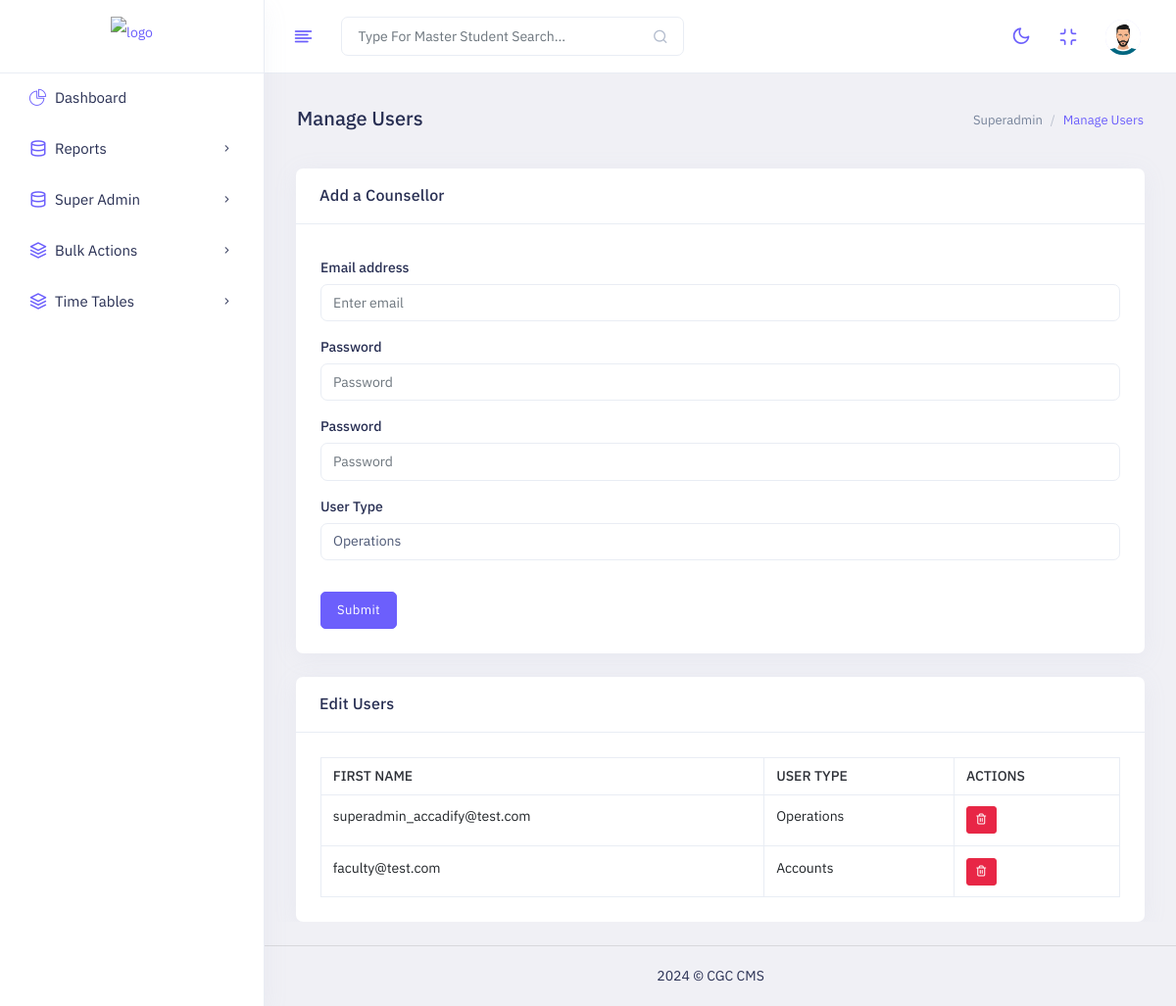
The page /erp/manage-counsellors.php (signed in) on the database its author committed.
### tables this page shows
CREATE TABLE `users` (
  `id` int(11) NOT NULL,
  `empid` varchar(4) NOT NULL,
  `number` varchar(15) NOT NULL,
  `uid` varchar(50) NOT NULL,
  `email` varchar(50) NOT NULL,
  `pemail` varchar(60) NOT NULL,
  `username` varchar(50) NOT NULL,
  `password` varchar(50) NOT NULL,
  `usertype` varchar(50) NOT NULL,
  `active` int(11) NOT NULL DEFAULT '1',
  `lastlogin` varchar(100) NOT NULL,
  `profilepic` varchar(100) DEFAULT NULL,
  `CC` text NOT NULL,
  `faculty` longtext,
  `collegeid` text NOT NULL,
  `depid` text NOT NULL,
  `dob` varchar(15) NOT NULL,
  `ptuid` varchar(25) NOT NULL,
  `joinedon` varchar(30) NOT NULL,
  `gender` varchar(10) NOT NULL
);

### erp/conn.php (called while the page is built, shortened)
<?php
class db {
    public function mconnect() {
        try {
            $conn = new PDO("mysql:host=mysql_db.local;dbname=accadify", "root", "root");
            $conn->setAttribute(PDO::ATTR_ERRMODE, PDO::ERRMODE_EXCEPTION);
            return $conn;
        }
        catch(PDOException $e) {
            return $e->getMessage();
        }
    }
}

### erp/manage-counsellors.php (the view, shortened to what this page needs)
<?php
require_once 'conn.php';
$conn = new Db;
?>
<!doctype html>
<html lang="en" dir="ltr">
<head>
    <link id="style" href="../assets/plugins/bootstrap/css/bootstrap.min.css" rel="stylesheet">
     <link href="../assets/css/style.css" rel="stylesheet">
    <link href="../assets/css/plugins.css" rel="stylesheet">
    <link href="../assets/css/icons.css" rel="stylesheet">
    <link href="../assets/switcher/css/switcher.css" rel="stylesheet">
    <link href="../assets/switcher/demo.css" rel="stylesheet">
</head>
<body class="app sidebar-mini ltr light-mode">
    <div class="page">
        <div class="page-main">
            <?php include 'header.php' ?>
            <?php include 'sidebar.php' ?>
            <div class="main-content app-content mt-0">
                <div class="side-app">
                    <div class="main-container container-fluid">
                        <div class="page-header">
                            <h1 class="page-title">Manage Users</h1>
                            <div>
                                <ol class="breadcrumb">
                                    <li class="breadcrumb-item"><a href="#">Superadmin</a></li>
                                    <li class="breadcrumb-item active" aria-current="page">Manage Users</li>
                                </ol>
                            </div>
                        </div>
                        <div class="card">
                            <div class="card-header">
                                <h4 class="card-title">Add a Counsellor</h4>
                            </div>
                            <div class="card-body">
                                <form method="POST" action="../assets/backend/adduser.php">
                                    <div class="">
                                        <div class="form-group">
                                            <label for="exampleInputEmail1" class="form-label">Email address</label>
                                            <input name="email" type="email" class="form-control" id="exampleInputEmail1" placeholder="Enter email" autocomplete="username">
                                        </div>
                                        <div class="form-group">
                                            <label for="exampleInputPassword1" class="form-label">Password</label>
                                            <input name="password" type="password" class="form-control" id="exampleInputPassword1" placeholder="Password" autocomplete="new-password">
                                        </div>
                                        <div class="form-group">
                                            <label for="exampleInputPassword1" class="form-label">Password</label>
                                            <input name="password" type="password" class="form-control" id="exampleInputPassword1" placeholder="Password" autocomplete="new-password">
                                        </div>
                                        <div class="form-group">
                                            <label class="form-label">User Type</label>
                                            <select name="usertype" class="form-control" data-placeholder="Choose one" tabindex="-1" aria-hidden="true">
                                                    <option value="1">Operations</option>
                                                </select>
                                        </div>
                                    </div>
                                    <button class="btn btn-primary mt-4 mb-0" type="submit" name="submit">Submit</button>
                                </form>
                            </div>
                        </div>
                        <div class="card">
                                    <div class="card-header">
                                        <h3 class="card-title">Edit Users</h3>
                                    </div>
                                    <div class="card-body">
                                        <div class="table-responsive">
                                            <table class="table table-bordered border text-nowrap mb-0" id="basic-edit">
                                                <thead>
                                                    <tr>
                                                        <th>First name</th>
                                                        <th>User Type</th>
                                                    <th name="bstable-actions">Actions</th></tr>
                                                </thead>
                                                <tbody>
                                                        <?php
                                                        $sql = "SELECT * FROM `users`";
                                                        $query = $conn->mconnect()->prepare($sql);
                                                        $query->execute();
                                                        $row = $query->fetchAll(PDO::FETCH_ASSOC);
                                                        foreach ($row as $key => $value) {
                                                            ?>
                                                                <tr style='position:relative;'>
                                                                <td><?php echo $value["email"]; ?></td>
                                                                <?php
                                                                $utype="";
                                                                switch ($value["usertype"]) {
                                                                    case '1':
                                                                        $utype = "Operations";
                                                                        break;
                                                                    case '2':
                                                                        $utype = "Accounts";
                                                                        break;
                                                                }
                                                                ?>
                                                                <td><?php echo $utype; ?></td>
                                                                <td name="bstable-actions"><div class="btn-list">
                                                                <button id="bDel" type="button" onload='console.log(this)' onclick="deleteUser('<?php echo $value['uid']; ?>', this);" class="btn  btn-sm btn-danger">
                                                                    <span class="fe fe-trash-2"> </span>
                                                                </button>
                                                            </div></td>
                                                                </tr>
                                                            <?php
                                                        }
                                                        ?>
                                                </tbody>
                                            </table>
                                        </div>
                                    </div>
                                </div>
                    </div>
                </div>
            </div>
        </div>
    <?php include 'footer.php' ?>
</body>
</html>

### rows shown on the page
users: email "superadmin_accadify@test.com", usertype "Operations"
users: email "faculty@test.com", usertype "Accounts"
